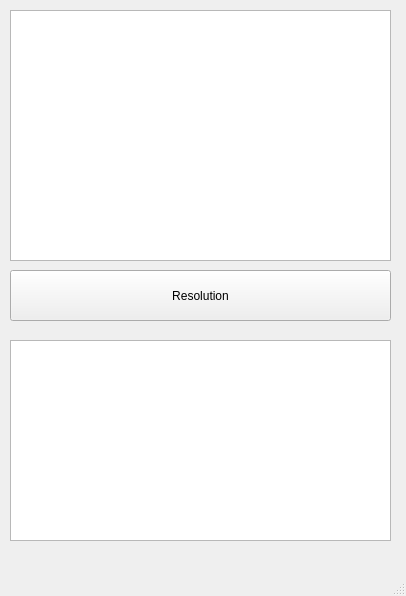
<?xml version="1.0" encoding="UTF-8"?>
<ui version="4.0">
 <class>Resolution</class>
 <widget class="QMainWindow" name="Resolution">
  <property name="geometry">
   <rect>
    <x>0</x>
    <y>0</y>
    <width>406</width>
    <height>596</height>
   </rect>
  </property>
  <property name="windowTitle">
   <string>MainWindow</string>
  </property>
  <widget class="QWidget" name="centralwidget">
   <widget class="QTextEdit" name="pin">
    <property name="geometry">
     <rect>
      <x>10</x>
      <y>10</y>
      <width>381</width>
      <height>251</height>
     </rect>
    </property>
    <property name="html">
     <string>&lt;!DOCTYPE HTML PUBLIC &quot;-//W3C//DTD HTML 4.0//EN&quot; &quot;http://www.w3.org/TR/REC-html40/strict.dtd&quot;&gt;
&lt;html&gt;&lt;head&gt;&lt;meta name=&quot;qrichtext&quot; content=&quot;1&quot; /&gt;&lt;meta charset=&quot;utf-8&quot; /&gt;&lt;style type=&quot;text/css&quot;&gt;
p, li { white-space: pre-wrap; }
&lt;/style&gt;&lt;/head&gt;&lt;body style=&quot; font-family:'Microsoft YaHei UI'; font-size:9pt; font-weight:400; font-style:normal;&quot;&gt;
&lt;p style=&quot;-qt-paragraph-type:empty; margin-top:0px; margin-bottom:0px; margin-left:0px; margin-right:0px; -qt-block-indent:0; text-indent:0px;&quot;&gt;&lt;br /&gt;&lt;/p&gt;&lt;/body&gt;&lt;/html&gt;</string>
    </property>
   </widget>
   <widget class="QPushButton" name="pushButton">
    <property name="geometry">
     <rect>
      <x>10</x>
      <y>270</y>
      <width>381</width>
      <height>51</height>
     </rect>
    </property>
    <property name="text">
     <string>Resolution</string>
    </property>
   </widget>
   <widget class="QTextEdit" name="out">
    <property name="geometry">
     <rect>
      <x>10</x>
      <y>340</y>
      <width>381</width>
      <height>201</height>
     </rect>
    </property>
   </widget>
  </widget>
  <widget class="QMenuBar" name="menubar">
   <property name="geometry">
    <rect>
     <x>0</x>
     <y>0</y>
     <width>406</width>
     <height>22</height>
    </rect>
   </property>
  </widget>
  <widget class="QStatusBar" name="statusbar"/>
 </widget>
 <resources/>
 <connections/>
</ui>
